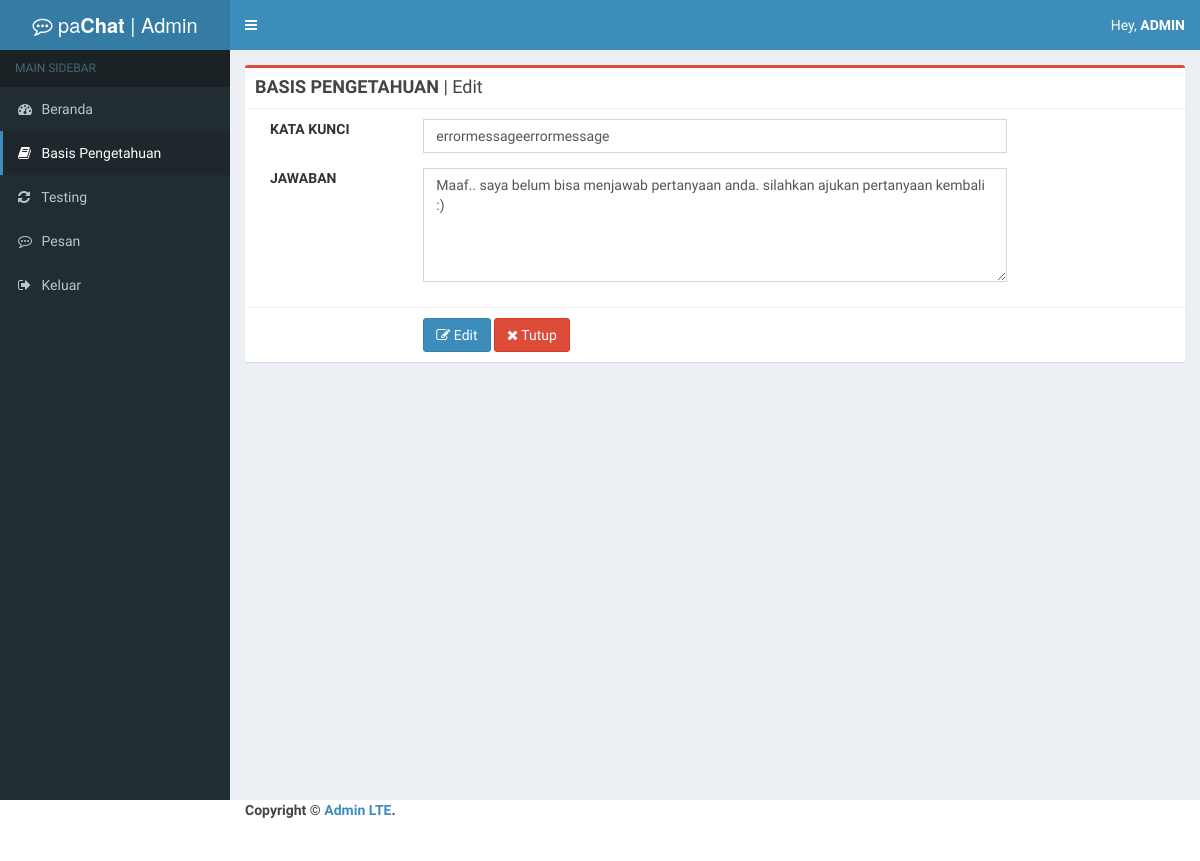
/admin/index.php?tampil=basispeng_edit&id=1 (signed in), run on the app's committed database.
### tables this page shows
CREATE TABLE `tbl_basispengetahuan` (
  `id_basispeng` int(11) NOT NULL,
  `kata_kunci` text NOT NULL,
  `jawaban` text NOT NULL,
  `deleted_at` timestamp NULL DEFAULT NULL ON UPDATE CURRENT_TIMESTAMP,
  `updated_at` timestamp NULL DEFAULT NULL
);

### admin/page/basispengetahuan/basispeng_edit.php (the view, shortened to what this page needs)
<?php
  $tampil = mysqli_query($conn, "SELECT * FROM tbl_basispengetahuan WHERE id_basispeng='$_GET[id]'")
            or die (mysqli_error($conn));
  $data   = mysqli_fetch_array($tampil);
 ?>
<section class="content">
<div class="row">
  <div class="col-xs-12">
    <div class="box box-danger">
      <div class="box-header with-border">
          <h3 class="box-title"><b>BASIS PENGETAHUAN </b> | Edit</h3>
      </div>
        <div class="box-body">
          <form name="tambah" action="?tampil=basispeng_editpro" method="post" enctype="multipart/form-data"
          class="form-horizontal">
          <div class="col-md-12">
            <div class="form-group">
              <label class="label-control col-md-2">KATA KUNCI</label>
              <div class="col-md-8">
                <input value="<?= $data['kata_kunci']; ?>" type="text" name="kata_kunci" class="form-control" required>
              </div>
            </div>
            <div class="form-group">
              <label class="label-control col-md-2">JAWABAN</label>
              <div class="col-md-8">
                <textarea name="jawaban" class="form-control" rows="5" required><?= $data['jawaban'] ?></textarea>
              </div>
            </div>
          </div>
        </div>
          <div class="box-footer">
            <div class="form-group">
              <label class="col-md-2"></label>
              <div class="col-md-4">
                <button type="Submit" name="tambah" class="btn btn-primary">
                  <span class="fa fa-edit"></span> Edit</button>
                <a href="?tampil=basispeng" class="btn btn-danger"><span class="fa fa-remove"></span> Tutup</a>
              </div>
            </div>
          </div>
        </div>
    </div>
  </div>
</div>

### data on the page
tbl_basispengetahuan: kata_kunci "errormessageerrormessage", jawaban "Maaf.. saya belum bisa menjawab pertanyaan anda. silahkan ajukan pertanyaan kembali :)"

### other printed values
$user "ADMIN"
